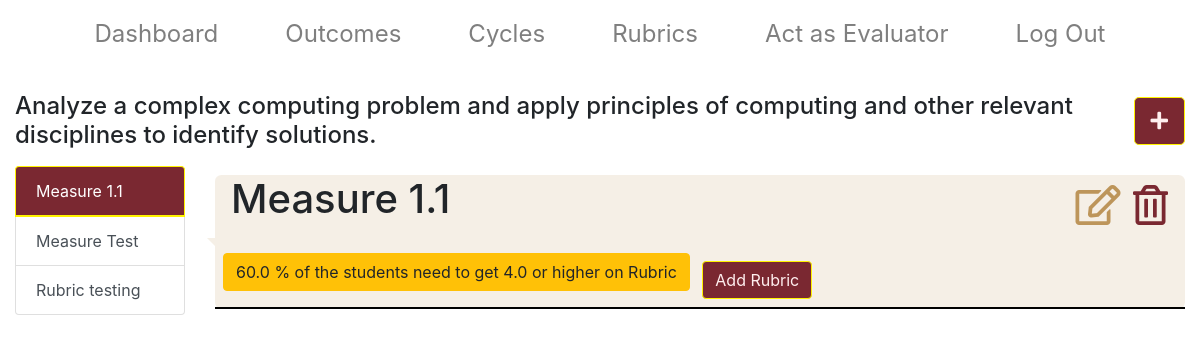
/outcome_detail/1, run on an earlier commit of the app's database.
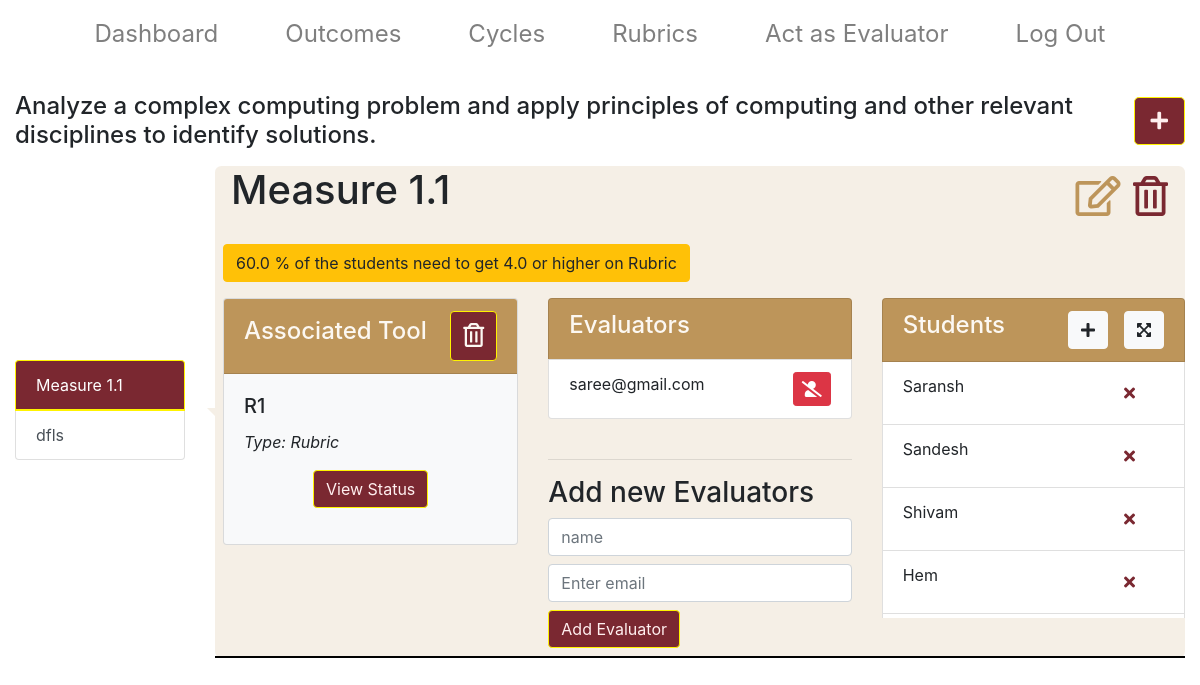
And on a later commit of the database.
### main/models.py (models this page shows, shortened)
class Outcome(models.Model):
    title = models.CharField(max_length=200, default='', null=True)
    status = models.BooleanField(default=True)
    cycle = models.ManyToManyField(Cycle)
    def __str__(self):
        return self.title

class Measure(models.Model):
    CUTOFF_TYPES = (('Percentage', 'Percentage'),
                  ('Percentile', 'Percentile'),
                  ('Average', 'Average')
                 )
    cutoff_type = models.CharField(max_length = 100, choices=CUTOFF_TYPES, default='Percentage')
    TOOL_TYPES = (('Rubric', 'Rubric'),
                  ('Test score', 'Test score')
                  )
    tool_type = models.CharField(max_length=100, choices=TOOL_TYPES, default='Rubric')
    STATUS_TYPES = (('passing', 'passing'),
                    ('failing', 'failing'),
                    ('passed', 'passed'),
                    ('failed', 'failed')
                    )
    status = models.CharField(max_length=100, choices=STATUS_TYPES, default='failing')
    measureTitle = models.CharField(max_length=200, default='', null=True)
    outcome = models.ForeignKey(Outcome, null=True, on_delete = models.CASCADE)
    cutoff_percentage = models.FloatField(null=True, blank = True, default=0)
    cutoff_score = models.FloatField(null=True, blank=True, default=0)
    rubric = models.ForeignKey(Rubric,null=True, blank = True, on_delete = models.CASCADE)
    test_score = models.ForeignKey(Test_score, null=True, blank = True, on_delete = models.CASCADE)
    student = models.ManyToManyField(Student)
    evaluator = models.ManyToManyField(Evaluator)

class Rubric(models.Model):
    title = models.CharField(max_length=200, blank=True, default="Untitled")
    isWeighted = models.BooleanField(null=True, default=False)
    max_row = models.PositiveIntegerField(null=True)
    max_col = models.PositiveIntegerField(null=True)
    created_by = models.CharField(max_length=200)
    assigned_to = models.ManyToManyField(Evaluator)

class Evaluator(models.Model):
    name = models.CharField(max_length=100)
    email = models.CharField(max_length=200)
    perc_completed = models.FloatField(null=True,blank=True,default=0.0)

class Student(models.Model):
    name = models.CharField(max_length=200)
    classification = models.CharField(max_length=200)

### main/views.py (the view)
# urls.py: path('outcome_detail/<int:outcome_id>', views.outcome_detail, name = 'outcome_detail'),
def outcome_detail(request, outcome_id):
    outcome = Outcome.objects.get(id=outcome_id)
    measures = Measure.objects.filter(outcome=outcome)
    rubrics = Rubric.objects.all()
    students = None
    evaluators = Evaluator.objects.all()
    num_of_evaluations = []
    for measure in measures:
        students = measure.student.all()
        evaluations = evaluate_rubric.objects.filter(measure=measure).count()
        if(evaluations>0):
            num_of_evaluations.append(measure.measureTitle)
        print(num_of_evaluations)
    context = {'outcome_id': outcome_id, 'outcome': outcome, 'measures': measures, 'rubrics':rubrics,
                'students': students, 'evaluators': evaluators, 'num_of_evaluations':num_of_evaluations}
    return render(request, 'main/outcome_detail.html', context)

### main/templates/main/outcome_detail.html (shortened to what this page needs)
{% extends  'main/adminbase.html' %}
{% load static %}
{% block body_block %}
<div class = "container-fluid" >
     <h4 class = "d-flex justify-content-between mb-3 align-items-center "> {{outcome.title}}
       <button type="button" class="btn btn-primary btn-lg ml-3" data-toggle="modal" data-target="#exampleModalCenterNewMeasure{{outcome.id}}" data-measure-id = "{{measure.id}}">
          <i class="fas fa-plus"></i>
        </button>
       </h4>
  <div class="row d-flex align-items-center">
  <div class="col col-lg-2 md-6 sm-12 xs-12 mb-1">
    <div class="list-group " id="list-tab" role="tablist">
      {%for measure in measures%}
        {%if measure.outcome == outcome%}
          {%if forloop.first %}
          <a class="list-group-item list-group-item-action active" id="list-home-list" data-toggle="list" href="#list-home{{measure.id}}" role="tab" aria-controls="home">{{measure.measureTitle}}</a>
          {%else%}
          <a class="list-group-item list-group-item-action" id="list-home-list" data-toggle="list" href="#list-home{{measure.id}}" role="tab" aria-controls="home">{{measure.measureTitle}}</a>
          {%endif%}
        {%endif%}
        {%empty%}
        <a class="list-group-item list-group-item-action active " id="list-home-list" data-toggle="list" href="#list-home" role="tab" aria-controls="home">Measure Title</a>
      {%endfor%}
    </div>
  </div>
  <div class="col-lg-10 col-md-12 col-sm-12 col-xs-12" >
    <div class="tab-content speech-bubble" id="nav-tabContent">
      {%for measure in measures%}
        {%if measure.outcome == outcome%}
          {%if forloop.first %}
                <div class="tab-pane fade show measure_section active" id="list-home{{measure.id}}" role="tabpanel" aria-labelledby="list-home-list">
          {%else%}
                <div class="tab-pane fade show measure_section" id="list-home{{measure.id}}" role="tabpanel" aria-labelledby="list-home-list">
          {%endif%}
        <h1 class = "d-flex justify-content-between pl-3"> {{measure.measureTitle}}
          <div class = "mr-3">
          <button  class="btn btn-lg button_main" data-toggle="modal" data-target="#exampleModalCenter{{measure.id}}" data-measure-id = "{{measure.id}}">
            <span style="font-size: 2em; color: #bd955a;">
              <i class="far fa-edit"></i>
          </span>
          </button>
          <button class="btn btn-lg button_main" data-toggle="modal" data-target="#exampleModalCenterDeleteMeasure{{measure.id}}" data-measure-id = "{{measure.id}}">
            <span style="font-size: 2em; color:#7a2831;">
              <i class="far fa-trash-alt"></i>
          </span>
          </button>
          </div>
         </h1>
        <button class = "btn btn-warning ml-2 mb-3">
        {{measure.cutoff_percentage}} % of the students need to get
        {%if measure.cutoff_score%}
         {{measure.cutoff_score}}
         {%else%}
         average
         {%endif%}
            or higher
        on {{measure.tool_type}}
        </button>
{%if measure.tool_type == 'Rubric'%}
    {%if measure.rubric %}
<div class = "row">
<div class = "col col-lg-4 md-12 sm-12 xs-12">
    <div class="card bg-light ml-2 mb-3">
      <div class="card-header d-flex justify-content-between align-items-center"><h4 class = "">Associated Tool</h4>
        <a href = "{% url 'main:remove_rubric_association' measure.id outcome_id %}" class = "btn btn-primary">
          <span style="font-size: 1.5em;">
            <i class="far fa-trash-alt"></i>
        </span>
         </a>
      </div>
      <div class="card-body">
        <h5 class="card-title"> {{measure.rubric.title}}</h5>
        <p class="card-text"><em>Type: {{measure.tool_type}}</em></p>
        <div class = "text-center">
          {%if measure.measureTitle in num_of_evaluations%}
          <a href = "{%url 'main:view_rubric_data' measure.id%}" class = "btn btn-primary mb-3">
              View Status
          </a>
          {%endif%}
        </div>
      </div>
    </div>
  </div>
        <div class = "col col-lg-4 md-12 sm-12 xs-12">
          <ul class="list-group">
            <li class="list-group-item card-header align-items-center"><h4>Evaluators</h4></li>
            {%for evaluator in measure.evaluator.all%}
                <li class="list-group-item d-flex justify-content-between">{{evaluator.email}}
                <a href = "{%url 'main:remove_evaluator_access' evaluator.id measure.id outcome_id%}" class = "btn btn-sm btn-danger" style="font-size: 1em; color: white;">
                  <i class="fas fa-user-slash"></i>
                </a>
                  </li>
            {%endfor%}
          </ul>
          <br />
          <hr />
          <h3> Add new Evaluators </h3>
          <form class="" action = "{%url 'main:add_evaluator' outcome_id measure.id %}" method = "POST">
            <div class="form-group mb-2">
                <input type="text" name = "evaluator_name" class="form-control" id="exampleInputEmail1" aria-describedby="emailHelp" placeholder="name">
           </div>
            <div class="form-group mb-2">
                <input type="email" name = "evaluator_email" class="form-control" id="exampleInputEmail1" aria-describedby="emailHelp" placeholder="Enter email">
           </div>
            <button type="submit" class="btn btn-primary mb-2">Add Evaluator</button>
          </form>
          </div>
          <div class = "col col-lg-4 md-12 sm-12 xs-12">
          <ul class="list-group" style="overflow-y:scroll; height: 40vh">
            <li class="list-group-item d-flex justify-content-between card-header sticky-top align-items-center"> <h4>Students</h4>
          <div class = "d-flex justify-content-between">
            <button type="button" class="btn btn-md btn-light mr-3" data-toggle="modal" data-target="#exampleModalCenterStudentUpload{{measure.id}}">
              <i class="fas fa-plus"></i>
            </button>
            <button type="button" class="btn btn-md btn-light" data-toggle="modal" data-target="#exampleModalLongExpandStudentList{{measure.id}}">
              <i class="fas fa-expand-arrows-alt"></i>
            </button>
          </div>
            </li>
              {% for student in measure.student.all %}
                    <li class="list-group-item  d-flex justify-content-between ">{{student.name}}
                      <a href = "{%url 'main:delete_student' outcome_id measure.id student.id%}" class="btn btn-md mr-3">
                            <span style="font-size: 1em; color: #7a2831;">
                                <i class="fas fa-times"></i>
                            </span>
                      </a>
                    </li>
              {%endfor%}
          </ul>
          </div>
        </div>
    {%else%}
    <button type="button" class="btn btn-primary ml-2" data-toggle="modal" data-target="#exampleModalCenterAddRubric{{measure.id}}">
        Add Rubric
      </button>
    {%endif%}
{%endif%}
  </div>
      {%endif%}
    {%endfor%}
    </div>
  </div>
</div>
</div>
{%endblock%}

### main/templates/main/adminbase.html (shortened to what this page needs)
{% load static %}
<!DOCTYPE html>
<html lang="en">
<head>
    <link rel="stylesheet" href="https://stackpath.bootstrapcdn.com/bootstrap/4.3.1/css/bootstrap.min.css">
    <link rel="stylesheet" href = "{% static 'css/landing.css' %}">
    <link rel="stylesheet" href="https://use.fontawesome.com/releases/v5.7.2/css/all.css">
</head>
<body>
{% include 'main/navbar.html'%}
  {% block body_block %}
  {% endblock %}
</body>
</html>

### main/templates/main/navbar.html (shortened to what this page needs)
    <div class = "container-fluid">
      <div class = "container" id = "main_content">
<nav class="navbar sticky-top navbar-expand-lg  navbar-light ">
  <div class="collapse navbar-collapse" id="navbarTogglerDemo03">
    <ul class="navbar-nav w-100 mr-auto mt-2 mt-lg-0 justify-content-around">
      <li class="nav-item {{dashboard}}" >
        <a class="nav-link" href="{%url 'main:dashboard'%}" >Dashboard</a>
      </li>
      <li class="nav-item {{outcome}}" >
        <a class="nav-link" href="{%url 'main:outcomes'%}">Outcomes</a>
      </li>
      <li class="nav-item {{cycle}}" >
        <a class="nav-link" href="{%url 'main:cycles'%}">Cycles</a>
      </li>
      <li class="nav-item {{rubric}}" >
        <a class="nav-link" href="{%url 'main:rubrics'%}">Rubrics</a>
      </li>
      <li class="nav-item {{evaluatorhome}}">
  <a class = "nav-link" href="{%url 'main:homepage'%}">Act as Evaluator</a>
</li>
<li class="nav-item {{logout}}">
  <a class = "nav-link" href="{%url 'main:logout'%}">Log Out</a>
</li>
    </ul>
  </div>
</nav>
<br/>
</div>
</div>

### main/static/css/landing.css (style rules this page uses)
body { height: 100vh; }
.active { border-bottom: 2px solid black; }
.nav-item { font-size: 1.5rem; }
.btn-primary { color: #ffefef !important; background-color: #7a2831 !important; border-color: #fff300; }
.card-header { background-color: rgb(219,217,214) }
.card-header { background-color: #BD955A; color: rgb(252, 248, 242); }
.card-header span { color: rgb(252, 248, 242); }
.list-group-item.active { z-index: 2; color: #fff; background-color: #7a2831 ; border-color: #fff300; }

### main/templates/main/outcome_detail.html (style rules this page uses)
.button_main { padding:0 !important; }
.speech-bubble { position: relative; background: rgba(189,149,90, 0.15); border-radius: .4em; }
.speech-bubble:after { content: ''; position: absolute; left: 0; top: 50%; width: 0; height: 0; border: 0.5em solid transparent; border-right-color:rgba(189,149,90,0.15); border-left: 0; border-top: 0; margin-top: -0.25em; margin-left: -0.5em; }

What changed in the data, as far as the page shows it:
removed Measure: measureTitle "Measure Test"
removed Measure: measureTitle "Rubric testing"
changed Measure "Measure 1.1": gains Student (name "Saransh"); gains Student (name "Sandesh"); gains Student (name "Shivam"); gains Student (name "Hem"); rubric (not shown) → "R1"; tool_type (not shown) → "Rubric"; rubric_id "Add Rubric" → "Associated Tool Type: View Status Evaluators Add new Evaluators Add Evaluator Students"
added Measure: measureTitle "dfls"
added Evaluator: email "saree@gmail.com", shown under Measure "Measure 1.1"
